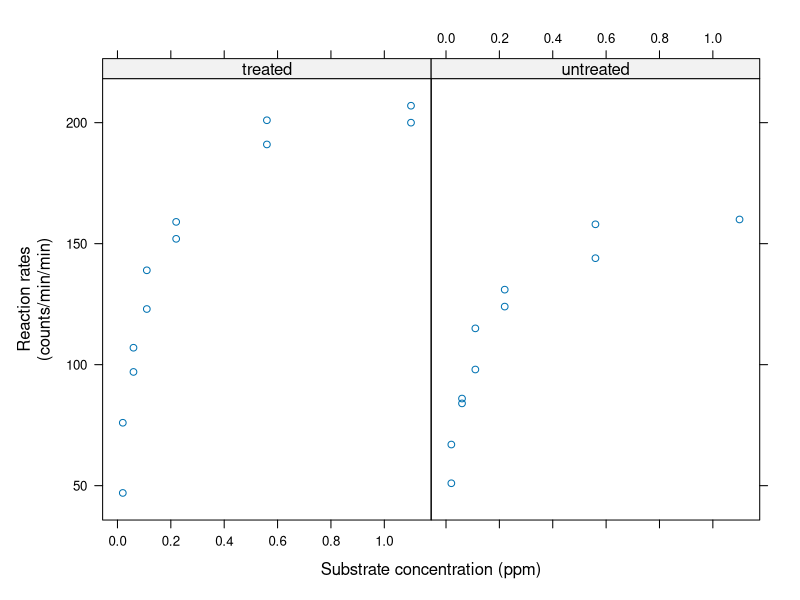

R code for this plot:
## ---- chunk 1
library(nlme)
library(lattice)
## ---- chunk 2
xyplot(rate ~ conc | state, data = Puromycin,
       xlab = "Substrate concentration (ppm)",
       ylab = "Reaction rates\n(counts/min/min)")
## ---- chunk 3
Puromycin.m1 <- nls(rate ~ Vm[state] * conc / (K[state] + conc), 
                    data = Puromycin,
                    start = list(K = c(0.1, 0.1), Vm = c(200, 200)))
summary(Puromycin.m1)
## ---- chunk 4
Puromycin.m2 <- gnls(rate ~ Vm * conc / (K + conc),
                      data = Puromycin,
                      start = list(Vm = c(200, 200), K = c(0.1, 0.1)),
                      params = list(Vm ~ state - 1, K ~ state - 1))
summary(Puromycin.m2)
## ---- chunk 5
Puromycin.m3 <- nlsList(rate ~ SSmicmen(conc, Vm, K) | state,
                        data = Puromycin)
summary(Puromycin.m3)
Puromycin2 <- groupedData(rate ~ conc | state, data = Puromycin)
Puromycin.m4 <- nlsList(rate ~ SSmicmen(conc, a, b), data = Puromycin2)
summary(Puromycin.m4)
## ---- chunk 6
Puromycin.m5 <- nls(rate ~ Vm * conc / (K + conc), 
                    data = Puromycin,
                    start = list(K = 0.1, Vm = 200))
summary(Puromycin.m5)
anova(Puromycin.m5, Puromycin.m1)
## ---- chunk 7
# Comparision of K
Puromycin.m6 <- nls(rate ~ Vm * conc / (K[state] + conc), 
                    data = Puromycin,
                    start = list(K = c(0.1, 0.1), Vm = 200))
summary(Puromycin.m6)
anova(Puromycin.m6, Puromycin.m1)

# Comparision of Vm
Puromycin.m7 <- nls(rate ~ Vm[state] * conc / (K + conc), 
                    data = Puromycin,
                    start = list(K = 0.1, Vm = c(200, 200)))
summary(Puromycin.m7)
anova(Puromycin.m7, Puromycin.m1)

